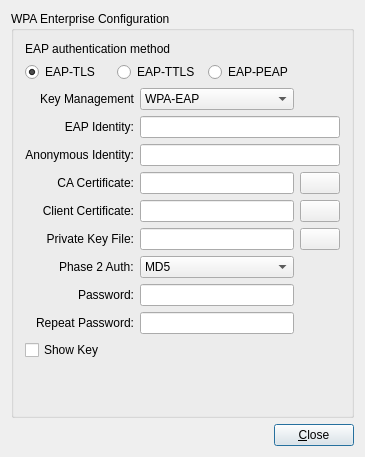
<?xml version="1.0" encoding="UTF-8"?>
<ui version="4.0">
 <class>dialogWPAEnterprise</class>
 <widget class="QDialog" name="dialogWPAEnterprise">
  <property name="geometry">
   <rect>
    <x>0</x>
    <y>0</y>
    <width>365</width>
    <height>457</height>
   </rect>
  </property>
  <property name="windowTitle">
   <string>WPA-Enterprise Configuration</string>
  </property>
  <property name="windowIcon">
   <iconset>
    <normaloff>:/tray_wifi85.png</normaloff>:/tray_wifi85.png</iconset>
  </property>
  <layout class="QGridLayout" name="gridLayout_2">
   <item row="1" column="0">
    <layout class="QHBoxLayout" name="horizontalLayout">
     <item>
      <spacer name="spacer8">
       <property name="orientation">
        <enum>Qt::Horizontal</enum>
       </property>
       <property name="sizeType">
        <enum>QSizePolicy::Expanding</enum>
       </property>
       <property name="sizeHint" stdset="0">
        <size>
         <width>261</width>
         <height>21</height>
        </size>
       </property>
      </spacer>
     </item>
     <item>
      <widget class="QPushButton" name="pushClose">
       <property name="text">
        <string>&amp;Close</string>
       </property>
       <property name="shortcut">
        <string>Alt+C</string>
       </property>
      </widget>
     </item>
    </layout>
   </item>
   <item row="0" column="0">
    <widget class="QGroupBox" name="groupBox">
     <property name="title">
      <string>WPA Enterprise Configuration</string>
     </property>
     <layout class="QGridLayout" name="gridLayout">
      <item row="10" column="1">
       <widget class="QComboBox" name="comboPhase2">
        <property name="inputMethodHints">
         <set>Qt::ImhNone</set>
        </property>
        <item>
         <property name="text">
          <string>MD5</string>
         </property>
        </item>
        <item>
         <property name="text">
          <string>MSCHAPV2</string>
         </property>
        </item>
        <item>
         <property name="text">
          <string>GTC</string>
         </property>
        </item>
        <item>
         <property name="text">
          <string>OTP</string>
         </property>
        </item>
        <item>
         <property name="text">
          <string>PAP</string>
         </property>
        </item>
        <item>
         <property name="text">
          <string>CHAP</string>
         </property>
        </item>
        <item>
         <property name="text">
          <string>MSCHAP</string>
         </property>
        </item>
       </widget>
      </item>
      <item row="6" column="2">
       <widget class="QPushButton" name="pushSelectCACert">
        <property name="text">
         <string/>
        </property>
        <property name="icon">
         <iconset resource="libtrueos-ui.qrc">
          <normaloff>:/folder_open.png</normaloff>:/folder_open.png</iconset>
        </property>
       </widget>
      </item>
      <item row="11" column="0">
       <widget class="QLabel" name="textPrivateKey">
        <property name="text">
         <string>Password:</string>
        </property>
        <property name="alignment">
         <set>Qt::AlignRight|Qt::AlignTrailing|Qt::AlignVCenter</set>
        </property>
        <property name="wordWrap">
         <bool>false</bool>
        </property>
       </widget>
      </item>
      <item row="14" column="0" colspan="2">
       <spacer name="verticalSpacer">
        <property name="orientation">
         <enum>Qt::Vertical</enum>
        </property>
        <property name="sizeHint" stdset="0">
         <size>
          <width>20</width>
          <height>40</height>
         </size>
        </property>
       </spacer>
      </item>
      <item row="3" column="1">
       <widget class="QComboBox" name="comboKeyMgmt">
        <item>
         <property name="text">
          <string notr="true">WPA-EAP</string>
         </property>
        </item>
        <item>
         <property name="text">
          <string notr="true">IEE8021X</string>
         </property>
        </item>
       </widget>
      </item>
      <item row="3" column="0" alignment="Qt::AlignRight">
       <widget class="QLabel" name="labelKeyMgmt">
        <property name="text">
         <string>Key Management</string>
        </property>
        <property name="alignment">
         <set>Qt::AlignRight|Qt::AlignTrailing|Qt::AlignVCenter</set>
        </property>
       </widget>
      </item>
      <item row="8" column="2">
       <widget class="QPushButton" name="pushSelectPrivateKeyFile">
        <property name="text">
         <string/>
        </property>
        <property name="icon">
         <iconset resource="libtrueos-ui.qrc">
          <normaloff>:/folder_open.png</normaloff>:/folder_open.png</iconset>
        </property>
       </widget>
      </item>
      <item row="4" column="1" colspan="2">
       <widget class="QLineEdit" name="lineEAPIdentity"/>
      </item>
      <item row="4" column="0">
       <widget class="QLabel" name="textLabel2">
        <property name="text">
         <string>EAP Identity:</string>
        </property>
        <property name="alignment">
         <set>Qt::AlignRight|Qt::AlignTrailing|Qt::AlignVCenter</set>
        </property>
        <property name="wordWrap">
         <bool>false</bool>
        </property>
       </widget>
      </item>
      <item row="1" column="0" colspan="2">
       <layout class="QHBoxLayout">
        <item>
         <widget class="QRadioButton" name="radioEAPTLS">
          <property name="text">
           <string>EAP-TLS</string>
          </property>
          <property name="checked">
           <bool>true</bool>
          </property>
         </widget>
        </item>
        <item>
         <widget class="QRadioButton" name="radioEAPTTLS">
          <property name="text">
           <string>EAP-TTLS</string>
          </property>
         </widget>
        </item>
        <item>
         <widget class="QRadioButton" name="radioEAPPEAP">
          <property name="text">
           <string>EAP-PEAP</string>
          </property>
         </widget>
        </item>
       </layout>
      </item>
      <item row="0" column="0" colspan="2">
       <widget class="QLabel" name="textLabel1">
        <property name="text">
         <string>EAP authentication method</string>
        </property>
        <property name="wordWrap">
         <bool>false</bool>
        </property>
       </widget>
      </item>
      <item row="7" column="1">
       <widget class="QLineEdit" name="lineClientCert">
        <property name="readOnly">
         <bool>true</bool>
        </property>
       </widget>
      </item>
      <item row="6" column="0">
       <widget class="QLabel" name="textCACert">
        <property name="text">
         <string>CA Certificate:</string>
        </property>
        <property name="alignment">
         <set>Qt::AlignRight|Qt::AlignTrailing|Qt::AlignVCenter</set>
        </property>
        <property name="wordWrap">
         <bool>false</bool>
        </property>
       </widget>
      </item>
      <item row="8" column="0">
       <widget class="QLabel" name="textPrivateKeyFile">
        <property name="text">
         <string>Private Key File:</string>
        </property>
        <property name="alignment">
         <set>Qt::AlignRight|Qt::AlignTrailing|Qt::AlignVCenter</set>
        </property>
        <property name="wordWrap">
         <bool>false</bool>
        </property>
       </widget>
      </item>
      <item row="6" column="1">
       <widget class="QLineEdit" name="lineCACert">
        <property name="readOnly">
         <bool>true</bool>
        </property>
       </widget>
      </item>
      <item row="11" column="1">
       <widget class="QLineEdit" name="linePrivateKeyPassword">
        <property name="echoMode">
         <enum>QLineEdit::Password</enum>
        </property>
       </widget>
      </item>
      <item row="7" column="0">
       <widget class="QLabel" name="textClientCert">
        <property name="text">
         <string>Client Certificate:</string>
        </property>
        <property name="alignment">
         <set>Qt::AlignRight|Qt::AlignTrailing|Qt::AlignVCenter</set>
        </property>
        <property name="wordWrap">
         <bool>false</bool>
        </property>
       </widget>
      </item>
      <item row="7" column="2">
       <widget class="QPushButton" name="pushSelectClientCert">
        <property name="text">
         <string/>
        </property>
        <property name="icon">
         <iconset resource="libtrueos-ui.qrc">
          <normaloff>:/folder_open.png</normaloff>:/folder_open.png</iconset>
        </property>
       </widget>
      </item>
      <item row="8" column="1">
       <widget class="QLineEdit" name="linePrivateKeyFile">
        <property name="readOnly">
         <bool>true</bool>
        </property>
       </widget>
      </item>
      <item row="12" column="0">
       <widget class="QLabel" name="textPrivateKey2">
        <property name="text">
         <string>Repeat Password:</string>
        </property>
        <property name="alignment">
         <set>Qt::AlignRight|Qt::AlignTrailing|Qt::AlignVCenter</set>
        </property>
        <property name="wordWrap">
         <bool>false</bool>
        </property>
       </widget>
      </item>
      <item row="10" column="0" alignment="Qt::AlignRight">
       <widget class="QLabel" name="textPhase2">
        <property name="inputMethodHints">
         <set>Qt::ImhNone</set>
        </property>
        <property name="text">
         <string>Phase 2 Auth:</string>
        </property>
       </widget>
      </item>
      <item row="12" column="1">
       <widget class="QLineEdit" name="linePrivateKeyPassword2">
        <property name="echoMode">
         <enum>QLineEdit::Password</enum>
        </property>
       </widget>
      </item>
      <item row="13" column="0">
       <widget class="QCheckBox" name="checkShowKey">
        <property name="text">
         <string>Show Key</string>
        </property>
       </widget>
      </item>
      <item row="5" column="1" colspan="2">
       <widget class="QLineEdit" name="lineAnonIdentity"/>
      </item>
      <item row="5" column="0">
       <widget class="QLabel" name="textAnonIdentity">
        <property name="text">
         <string>Anonymous Identity:</string>
        </property>
        <property name="alignment">
         <set>Qt::AlignRight|Qt::AlignTrailing|Qt::AlignVCenter</set>
        </property>
       </widget>
      </item>
     </layout>
    </widget>
   </item>
  </layout>
 </widget>
 <layoutdefault spacing="6" margin="11"/>
 <tabstops>
  <tabstop>radioEAPTLS</tabstop>
  <tabstop>radioEAPTTLS</tabstop>
  <tabstop>radioEAPPEAP</tabstop>
  <tabstop>comboKeyMgmt</tabstop>
  <tabstop>lineEAPIdentity</tabstop>
  <tabstop>lineAnonIdentity</tabstop>
  <tabstop>lineCACert</tabstop>
  <tabstop>pushSelectCACert</tabstop>
  <tabstop>lineClientCert</tabstop>
  <tabstop>pushSelectClientCert</tabstop>
  <tabstop>linePrivateKeyFile</tabstop>
  <tabstop>pushSelectPrivateKeyFile</tabstop>
  <tabstop>comboPhase2</tabstop>
  <tabstop>linePrivateKeyPassword</tabstop>
  <tabstop>linePrivateKeyPassword2</tabstop>
  <tabstop>checkShowKey</tabstop>
  <tabstop>pushClose</tabstop>
 </tabstops>
 <includes>
  <include location="local">qmessagebox.h</include>
 </includes>
 <resources>
  <include location="libtrueos-ui.qrc"/>
 </resources>
 <connections>
  <connection>
   <sender>radioEAPTLS</sender>
   <signal>clicked()</signal>
   <receiver>dialogWPAEnterprise</receiver>
   <slot>slotTypeChanged()</slot>
   <hints>
    <hint type="sourcelabel">
     <x>20</x>
     <y>20</y>
    </hint>
    <hint type="destinationlabel">
     <x>20</x>
     <y>20</y>
    </hint>
   </hints>
  </connection>
  <connection>
   <sender>radioEAPTTLS</sender>
   <signal>clicked()</signal>
   <receiver>dialogWPAEnterprise</receiver>
   <slot>slotTypeChanged()</slot>
   <hints>
    <hint type="sourcelabel">
     <x>20</x>
     <y>20</y>
    </hint>
    <hint type="destinationlabel">
     <x>20</x>
     <y>20</y>
    </hint>
   </hints>
  </connection>
  <connection>
   <sender>radioEAPPEAP</sender>
   <signal>clicked()</signal>
   <receiver>dialogWPAEnterprise</receiver>
   <slot>slotTypeChanged()</slot>
   <hints>
    <hint type="sourcelabel">
     <x>20</x>
     <y>20</y>
    </hint>
    <hint type="destinationlabel">
     <x>20</x>
     <y>20</y>
    </hint>
   </hints>
  </connection>
  <connection>
   <sender>pushClose</sender>
   <signal>clicked()</signal>
   <receiver>dialogWPAEnterprise</receiver>
   <slot>slotClose()</slot>
   <hints>
    <hint type="sourcelabel">
     <x>20</x>
     <y>20</y>
    </hint>
    <hint type="destinationlabel">
     <x>20</x>
     <y>20</y>
    </hint>
   </hints>
  </connection>
  <connection>
   <sender>pushSelectCACert</sender>
   <signal>clicked()</signal>
   <receiver>dialogWPAEnterprise</receiver>
   <slot>slotSelectCACert()</slot>
   <hints>
    <hint type="sourcelabel">
     <x>20</x>
     <y>20</y>
    </hint>
    <hint type="destinationlabel">
     <x>20</x>
     <y>20</y>
    </hint>
   </hints>
  </connection>
  <connection>
   <sender>pushSelectClientCert</sender>
   <signal>clicked()</signal>
   <receiver>dialogWPAEnterprise</receiver>
   <slot>slotSelectClientCert()</slot>
   <hints>
    <hint type="sourcelabel">
     <x>20</x>
     <y>20</y>
    </hint>
    <hint type="destinationlabel">
     <x>20</x>
     <y>20</y>
    </hint>
   </hints>
  </connection>
  <connection>
   <sender>pushSelectPrivateKeyFile</sender>
   <signal>clicked()</signal>
   <receiver>dialogWPAEnterprise</receiver>
   <slot>slotSelectPrivateKeyFile()</slot>
   <hints>
    <hint type="sourcelabel">
     <x>20</x>
     <y>20</y>
    </hint>
    <hint type="destinationlabel">
     <x>20</x>
     <y>20</y>
    </hint>
   </hints>
  </connection>
  <connection>
   <sender>checkShowKey</sender>
   <signal>clicked()</signal>
   <receiver>dialogWPAEnterprise</receiver>
   <slot>slotShowKey()</slot>
   <hints>
    <hint type="sourcelabel">
     <x>211</x>
     <y>299</y>
    </hint>
    <hint type="destinationlabel">
     <x>211</x>
     <y>188</y>
    </hint>
   </hints>
  </connection>
 </connections>
</ui>
